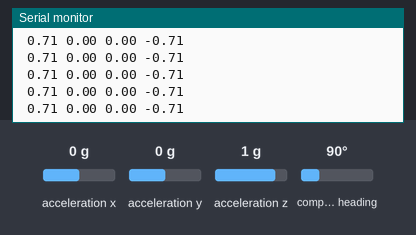
A sketch run on a simulated ESP32. Parts: the last lines printed to the serial monitor. The test bench sets the inputs (shaded band); at power-on: compass heading 90°, acceleration x 0 g, acceleration y 0 g, acceleration z 1 g.

Above: at 2.2 s.
2.3 s: compass heading set to 7°
At 2.9 s:
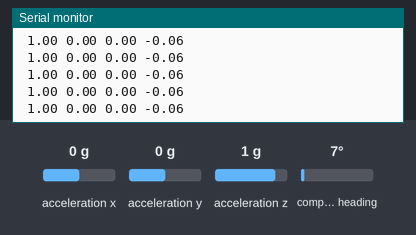
3.8 s: compass heading set to 180°
At 4.5 s:
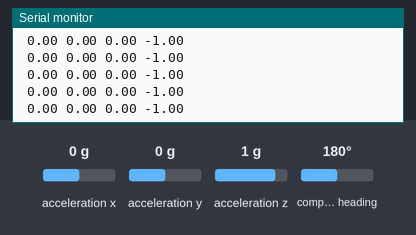
Timing chart, 0 to 6.8 s (numbered marks = the images above; inputs shaded):
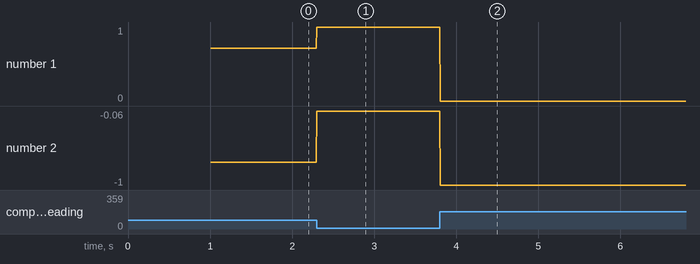

The sketch:

esp32_bno055.ino
```cpp
#include <Wire.h>
#include <Adafruit_Sensor.h>
#include <Adafruit_BNO055.h>
#define I2C_SDA 25
#define I2C_SCL 26


double xPos = 0, yPos = 0, headingVel = 0;
uint16_t BNO055_SAMPLERATE_DELAY_MS = 1; //how often to read data from the board
uint16_t PRINT_DELAY_MS = 5; // how often to print the data
uint16_t printCount = 0; //counter to avoid printing every 10MS sample

//velocity = accel*dt (dt in seconds)
//position = 0.5*accel*dt^2
double ACCEL_VEL_TRANSITION =  (double)(BNO055_SAMPLERATE_DELAY_MS) / 1000.0;
double ACCEL_POS_TRANSITION = 0.5 * ACCEL_VEL_TRANSITION * ACCEL_VEL_TRANSITION;
double DEG_2_RAD = 0.01745329251; //trig functions require radians, BNO055 outputs degrees

// Check I2C device address and correct line below (by default address is 0x29 or 0x28)
//                                   id, address
TwoWire I2CBNO = TwoWire(0);
Adafruit_BNO055 bno = Adafruit_BNO055(55, 0x29, &I2CBNO);


uint32_t startMillis;
int16_t angle = 0;

// =======================================================================================
// Setup
// =======================================================================================

void setup()   {
  Serial.begin(115200);
  I2CBNO.begin(I2C_SDA, I2C_SCL);
  if (!bno.begin())
  {
    Serial.print("No BNO055 detected");
    while (1);
  }

  delay(1000);
}

// =======================================================================================
// Loop
// =======================================================================================

void loop() {
  unsigned long tStart = micros();
  sensors_event_t orientationData , linearAccelData;
  bno.getEvent(&orientationData, Adafruit_BNO055::VECTOR_EULER);

  if (printCount * BNO055_SAMPLERATE_DELAY_MS >= PRINT_DELAY_MS) {
    imu::Quaternion quat = bno.getQuat();

  Serial.print(" ");
  Serial.print((float)quat.w());
  Serial.print(F(" "));
  Serial.print((float)quat.x());
  Serial.print(F(" "));
  Serial.print((float)quat.y());
  Serial.print(F(" "));
  Serial.print((float)quat.z());
  Serial.println(F(""));

      /*
  Serial.print(" ");
  Serial.print(orientationData.orientation.x, 4);
  Serial.print(" ");
  Serial.print(orientationData.orientation.y, 4);
  Serial.print(" ");
  Serial.print(orientationData.orientation.z, 4);
  Serial.println("");
  */

    printCount = 0;
  }
  else {
    printCount = printCount + 1;
  }

  while ((micros() - tStart) < (BNO055_SAMPLERATE_DELAY_MS * 1000))
  {
    //poll until the next sample is ready
  }
}
```

Measured:
- after the input at 2.3 s, the serial monitor: prints a new line at once (image 1)
- after the input at 3.8 s, the serial monitor: prints a new line at once (image 2)
- plotted number 1: 0.71 → 1 after the input at 2.3 s
- plotted number 2: -0.71 → -0.06 after the input at 2.3 s, -0.06 → -1 after the input at 3.8 s
